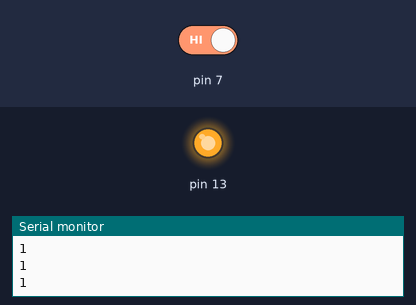
A sketch run on a simulated Arduino Uno, built with avr-gcc and run on an emulated ATmega328P. Shown: output pins drawn as LEDs (lit = HIGH), the last lines printed to the serial monitor. Inputs (shaded band) come from the test bench; at power-on: pin 7 HIGH.

Above: at 10.8 s.
10.9 s: pin 7 driven LOW
At 15.9 s:
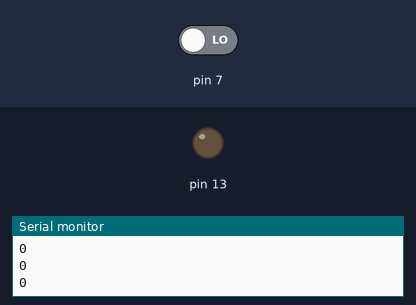
16.9 s: pin 7 driven HIGH
At 17.5 s:
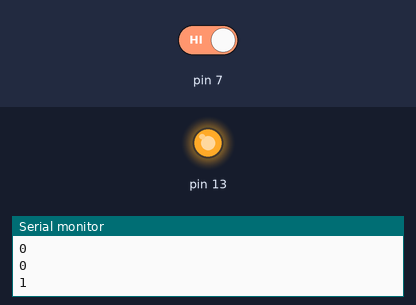
Timing chart, 0 to 19.9 s (numbered marks = the images above; inputs shaded):
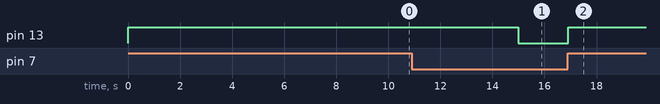

The sketch:

push_button_to_control_led1.ino
```cpp
int state =0;
void setup()
{
  Serial.begin(9600);
  pinMode(13, OUTPUT);
  pinMode(7, INPUT);
}

void loop()
{
 int a= digitalRead(7);
  Serial.println(a);

  if(a==0){
  digitalWrite(13,LOW);


  }else if(a==1){
  	digitalWrite(13,HIGH);
    delay(5000);

  }

}
```

Measured:
- after the input at 10.9 s, pin 13: HIGH → LOW after 4.1 s
- after the input at 16.9 s, pin 13: LOW → HIGH at once
